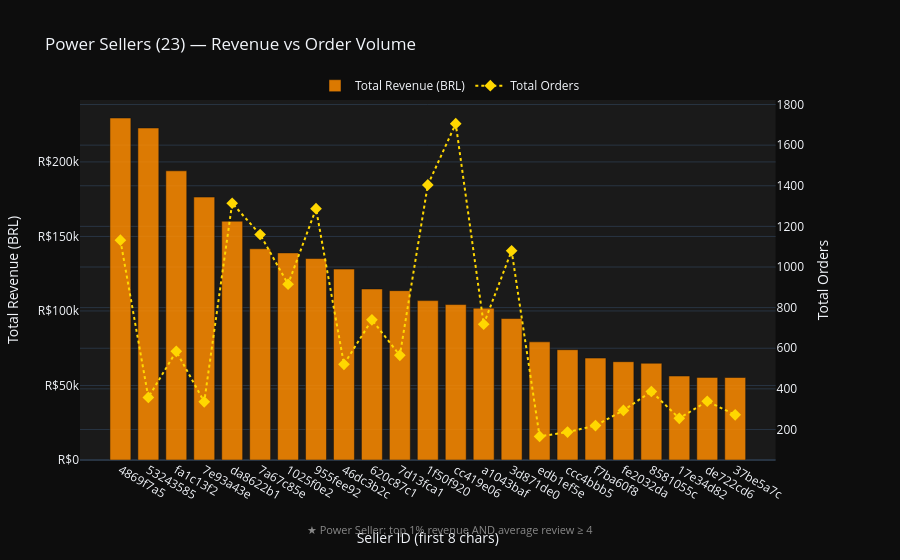

This figure's notebook cell:
### Code cell
# Dual-axis bar: power sellers — revenue (left y) + total orders (right y)
power_plot = (
    active[active["power_seller"] == True]
    .assign(seller_short=lambda df: df["seller_id"].str[:8])
    .sort_values("total_revenue", ascending=False)
)

fig = make_subplots(specs=[[{"secondary_y": True}]])

fig.add_trace(
    go.Bar(
        x=power_plot["seller_short"],
        y=power_plot["total_revenue"],
        name="Total Revenue (BRL)",
        marker_color="#FF8C00",
        opacity=0.85,
    ),
    secondary_y=False,
)

fig.add_trace(
    go.Scatter(
        x=power_plot["seller_short"],
        y=power_plot["total_orders"],
        name="Total Orders",
        mode="markers+lines",
        marker=dict(color="#FFD700", size=9, symbol="diamond"),
        line=dict(color="#FFD700", width=2, dash="dot"),
    ),
    secondary_y=True,
)

fig.update_layout(
    title=f"Power Sellers ({len(power_plot)}) — Revenue vs Order Volume",
    template="plotly_dark",
    paper_bgcolor="#0D0D0D",
    plot_bgcolor="#1A1A1A",
    legend=dict(orientation="h", y=1.08, x=0.5, xanchor="center"),
    xaxis=dict(title=dict(text="Seller ID (first 8 chars)", standoff=30)),
    bargap=0.25,
    annotations=[dict(
        text="★ Power Seller: top 1% revenue AND average review ≥ 4",
        xref="paper", yref="paper",
        x=0.5, y=-0.22,
        showarrow=False,
        font=dict(size=11, color="#888888"),
        align="center",
    )],
    margin=dict(b=100),
)
fig.update_yaxes(title_text="Total Revenue (BRL)", secondary_y=False, tickprefix="R$")
fig.update_yaxes(title_text="Total Orders", secondary_y=True)
fig.show()

### Figure 1 — Plotly figure (JSON) as saved in the notebook; plotly's stock layout.template omitted (floating-point values rounded to 4 significant figures)
{"data": [{"marker": {"color": "#FF8C00"}, "name": "Total Revenue (BRL)", "opacity": 0.85, "type": "bar", "x": ["4869f7a5", "53243585", "fa1c13f2", "7e93a43e", "da8622b1", "7a67c85e", "1025f0e2", "955fee92", "46dc3b2c", "620c87c1", "7d13fca1", "1f50f920", "cc419e06", "a1043baf", "3d871de0", "edb1ef5e", "ccc4bbb5", "f7ba60f8", "fe2032da", "8581055c", "17e34d82", "de722cd6", "37be5a7c"], "xaxis": "x", "y": [229500.0, 222800.0, 194000.0, 176400.0, 160200.0, 141700.0, 139000.0, 135200.0, 128100.0, 114800.0, 113600.0, 106900.0, 104300.0, 101900.0, 94910.0, 79280.0, 74000.0, 68400.0, 65960.0, 64930.0, 56360.0, 55430.0, 55350.0], "yaxis": "y"}, {"line": {"color": "#FFD700", "dash": "dot", "width": 2}, "marker": {"color": "#FFD700", "size": 9, "symbol": "diamond"}, "mode": "markers+lines", "name": "Total Orders", "type": "scatter", "x": ["4869f7a5", "53243585", "fa1c13f2", "7e93a43e", "da8622b1", "7a67c85e", "1025f0e2", "955fee92", "46dc3b2c", "620c87c1", "7d13fca1", "1f50f920", "cc419e06", "a1043baf", "3d871de0", "edb1ef5e", "ccc4bbb5", "f7ba60f8", "fe2032da", "8581055c", "17e34d82", "de722cd6", "37be5a7c"], "xaxis": "x", "y": [1132, 358, 585, 336, 1314, 1160, 915, 1287, 521, 740, 565, 1404, 1706, 718, 1080, 166, 187, 219, 294, 387, 255, 339, 272], "yaxis": "y2"}], "layout": {"annotations": [{"align": "center", "font": {"color": "#888888", "size": 11}, "showarrow": false, "text": "★ Power Seller: top 1% revenue AND average review ≥ 4", "x": 0.5, "xref": "paper", "y": -0.22, "yref": "paper"}], "bargap": 0.25, "legend": {"orientation": "h", "x": 0.5, "xanchor": "center", "y": 1.08}, "margin": {"b": 100}, "paper_bgcolor": "#0D0D0D", "plot_bgcolor": "#1A1A1A", "title": {"text": "Power Sellers (23) — Revenue vs Order Volume"}, "xaxis": {"anchor": "y", "domain": [0, 0.94], "title": {"standoff": 30, "text": "Seller ID (first 8 chars)"}}, "yaxis": {"anchor": "x", "domain": [0, 1], "tickprefix": "R$", "title": {"text": "Total Revenue (BRL)"}}, "yaxis2": {"anchor": "x", "overlaying": "y", "side": "right", "title": {"text": "Total Orders"}}}}
